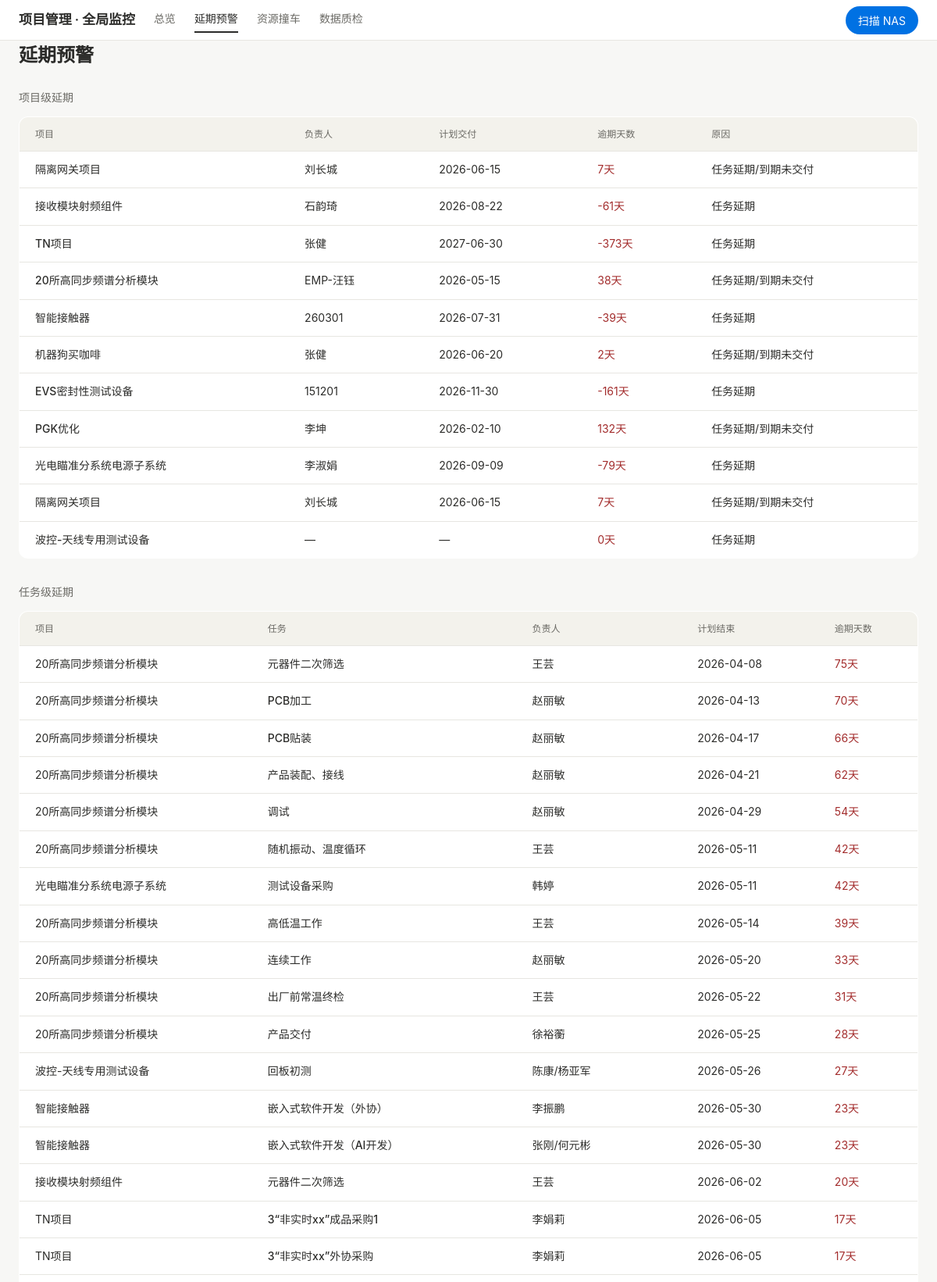
Screenshot of /delay (upper part) with the database file from the repository.
### tables this page shows
CREATE TABLE snapshot (
    biz_id              TEXT NOT NULL,
    snap_date           TEXT NOT NULL,
    project_name        TEXT,
    biz_type            TEXT,
    stage_status        TEXT,
    customer            TEXT,
    customer_industry   TEXT,
    description         TEXT,
    deliverables        TEXT,
    setup_date          TEXT,
    plan_deliver_date   TEXT,
    actual_deliver_date TEXT,
    progress_pct        REAL,
    risk_level          TEXT,
    risk_desc           TEXT,
    current_issue       TEXT,
    contract_status     TEXT,
    contract_no         TEXT,
    contract_amount     REAL,
    invoiced_amount     REAL,
    received_amount     REAL,
    gross_margin_pct    REAL,
    owner_name          TEXT,
    pm_name             TEXT,
    last_update_date    TEXT,
    form_status         TEXT,
    source_filename     TEXT,
    ingested_at         TEXT,
    PRIMARY KEY (biz_id, snap_date)
);

CREATE TABLE snapshot_task (
    biz_id       TEXT NOT NULL,
    snap_date    TEXT NOT NULL,
    row_idx      INTEGER NOT NULL,
    seq          TEXT,
    task_name    TEXT,
    owner        TEXT,
    plan_start   TEXT,
    plan_end     TEXT,
    actual_start TEXT,
    progress_pct REAL,
    status       TEXT,
    note         TEXT,
    PRIMARY KEY (biz_id, snap_date, row_idx)
);

### app/web/routes.py (the view)
@router.get("/delay", response_class=HTMLResponse)
async def delay_page(request: Request):
    db_path = get_db_path()
    projects = get_latest_projects(db_path)
    tasks_by_project: dict[str, list] = {}
    for p in projects:
        detail = get_project_detail(p["biz_id"], db_path)
        tasks_by_project[p["biz_id"]] = detail["tasks"] if detail else []
    today = date.today()
    delayed_proj = get_delayed_projects(projects, tasks_by_project, today)
    delayed_task = get_delayed_tasks(projects, tasks_by_project, today)
    delayed_task.sort(key=lambda x: x["overdue_days"], reverse=True)
    return _render(request, "delay.html", {
        "delayed_projects": delayed_proj,
        "delayed_tasks": delayed_task,
    })

### app/web/templates/delay.html (shortened to what this page needs)
{% extends "base.html" %}
{% block content %}
<h2 class="page-h2">延期预警</h2>
{% if not delayed_projects and not delayed_tasks %}
<div class="card-empty">当前无延期</div>
{% else %}
{% if delayed_projects %}
<div class="mb-8">
  <h3 class="page-h3">项目级延期</h3>
  <table class="card w-full">
    <thead class="table-hdr"><tr><th>项目</th><th>负责人</th><th>计划交付</th><th>逾期天数</th><th>原因</th></tr></thead>
    <tbody class="t14">
    {% for p in delayed_projects %}
    <tr class="table-row cursor-pointer" onclick="location.href='/project/{{ p.biz_id }}'">
      <td class="td-name">{{ p.project_name }}</td>
      <td>{{ p.owner_name or '—' }}</td>
      <td>{{ p.plan_deliver_date or '—' }}</td>
      <td class="fg-danger">{{ p.overdue_days }}天</td>
      <td>{{ p.reasons }}</td>
    </tr>
    {% endfor %}
    </tbody>
  </table>
</div>
{% endif %}
{% if delayed_tasks %}
<div>
  <h3 class="page-h3">任务级延期</h3>
  <table class="card w-full">
    <thead class="table-hdr"><tr><th>项目</th><th>任务</th><th>负责人</th><th>计划结束</th><th>逾期天数</th></tr></thead>
    <tbody class="t14">
    {% for t in delayed_tasks %}
    <tr class="table-row cursor-pointer" onclick="location.href='/project/{{ t.biz_id }}'">
      <td>{{ t.project_name }}</td>
      <td class="td-name">{{ t.task_name }}</td>
      <td>{{ t.owner or '—' }}</td>
      <td>{{ t.plan_end }}</td>
      <td class="fg-danger">{{ t.overdue_days }}天</td>
    </tr>
    {% endfor %}
    </tbody>
  </table>
</div>
{% endif %}
{% endif %}
{% endblock %}

### app/web/static/app.css (style rules this page uses)
:root { --bg: #f7f7f5; --surface: #ffffff; --line: #e7e6e1; --line2: #d6d5cf; --text: #2c2c2a; --text2: #6b6a65; --text3: #9a988f; --danger: #a32d2d; --danger-bg: #fcebeb; --warn: #854f0b; --warn-bg: #faeeda; --ok: #0f6e56; --ok-bg: #e1f5ee; --green: #1d9e75; --amber: #ef9f27; --gray: #b4b2a9; --blue: #0071e3; --blue-link: #0066cc; --radius: 8px; --radius-lg: 12px; --font: -apple-system, BlinkMacSystemFont, "Segoe UI", "PingFang SC", "Microsoft YaHei", sans-serif; }
*, *::before, *::after { box-sizing: border-box; margin: 0; padding: 0; }
body { font-family: var(--font); font-size: 14px; line-height: 1.6; background: var(--bg); color: var(--text); -webkit-font-smoothing: antialiased; }
.t14 { font-size: 14px; }
.fg-danger { color: var(--danger); }
.cursor-pointer { cursor: pointer; }
.mb-8 { margin-bottom: 32px; }
.w-full { width: 100%; }
.card { background: var(--surface); border: 1px solid var(--line); border-radius: var(--radius-lg); overflow: hidden; }
table { border-collapse: collapse; width: 100%; }
.table-hdr th { background: #f3f2ec; color: var(--text2); font-size: 12px; text-align: left; padding: 12px 20px; font-weight: 500; }
.table-row td { border-top: 1px solid var(--line); padding: 12px 20px; font-size: 14px; }
.td-name { font-weight: 500; }
.page-h2 { font-size: 24px; font-weight: 600; margin-bottom: 24px; }
.page-h3 { font-size: 14px; font-weight: 500; color: var(--text2); margin-bottom: 12px; }

### rows the page displays
snapshot: project_name "接收模块射频组件", owner_name "石韵琦", plan_deliver_date "2026-08-22", overdue_days "-61", reasons "任务延期"
snapshot: project_name "TN项目", owner_name "张健", plan_deliver_date "2027-06-30", overdue_days "-373", reasons "任务延期"
snapshot: project_name "20所高同步频谱分析模块", owner_name "EMP-汪钰", plan_deliver_date "2026-05-15", overdue_days "38", reasons "任务延期/到期未交付"
snapshot: project_name "智能接触器", owner_name "260301", plan_deliver_date "2026-07-31", overdue_days "-39", reasons "任务延期"
snapshot: project_name "机器狗买咖啡", owner_name "张健", plan_deliver_date "2026-06-20", overdue_days "2", reasons "任务延期/到期未交付"
snapshot: project_name "EVS密封性测试设备", owner_name "151201", plan_deliver_date "2026-11-30", overdue_days "-161", reasons "任务延期"
snapshot: project_name "PGK优化", owner_name "李坤", plan_deliver_date "2026-02-10", overdue_days "132", reasons "任务延期/到期未交付"
snapshot: project_name "光电瞄准分系统电源子系统", owner_name "李淑娟", plan_deliver_date "2026-09-09", overdue_days "-79", reasons "任务延期"
snapshot: project_name "波控-天线专用测试设备", owner_name "—", plan_deliver_date "—", overdue_days "0", reasons "任务延期"
snapshot_task: project_name "20所高同步频谱分析模块", task_name "元器件二次筛选", owner "王芸", plan_end "2026-04-08", overdue_days "75"
snapshot_task: project_name "20所高同步频谱分析模块", task_name "PCB加工", owner "赵丽敏", plan_end "2026-04-13", overdue_days "70"
snapshot_task: project_name "20所高同步频谱分析模块", task_name "PCB贴装", owner "赵丽敏", plan_end "2026-04-17", overdue_days "66"
snapshot_task: project_name "20所高同步频谱分析模块", task_name "产品装配、接线", owner "赵丽敏", plan_end "2026-04-21", overdue_days "62"
snapshot_task: project_name "20所高同步频谱分析模块", task_name "调试", owner "赵丽敏", plan_end "2026-04-29", overdue_days "54"
snapshot_task: project_name "20所高同步频谱分析模块", task_name "随机振动、温度循环", owner "王芸", plan_end "2026-05-11", overdue_days "42"
snapshot_task: project_name "光电瞄准分系统电源子系统", task_name "测试设备采购", owner "韩婷", plan_end "2026-05-11", overdue_days "42"
snapshot_task: project_name "20所高同步频谱分析模块", task_name "高低温工作", owner "王芸", plan_end "2026-05-14", overdue_days "39"
snapshot_task: project_name "20所高同步频谱分析模块", task_name "连续工作", owner "赵丽敏", plan_end "2026-05-20", overdue_days "33"
snapshot_task: project_name "20所高同步频谱分析模块", task_name "出厂前常温终检", owner "王芸", plan_end "2026-05-22", overdue_days "31"
snapshot_task: project_name "20所高同步频谱分析模块", task_name "产品交付", owner "徐裕蘅", plan_end "2026-05-25", overdue_days "28"
snapshot_task: project_name "波控-天线专用测试设备", task_name "回板初测", owner "陈康/杨亚军", plan_end "2026-05-26", overdue_days "27"
snapshot_task: project_name "智能接触器", task_name "嵌入式软件开发（外协）", owner "李振鹏", plan_end "2026-05-30", overdue_days "23"
snapshot_task: project_name "智能接触器", task_name "嵌入式软件开发（AI开发）", owner "张刚/何元彬", plan_end "2026-05-30", overdue_days "23"
snapshot_task: project_name "接收模块射频组件", task_name "元器件二次筛选", owner "王芸", plan_end "2026-06-02", overdue_days "20"
snapshot_task: project_name "TN项目", task_name "3“非实时xx”成品采购1", owner "李娟莉", plan_end "2026-06-05", overdue_days "17"
snapshot_task: project_name "TN项目", task_name "3“非实时xx”外协采购", owner "李娟莉", plan_end "2026-06-05", overdue_days "17"

### other values shown
{{ p.project_name }} "隔离网关项目" "隔离网关项目"
{{ p.owner_name or '—' }} "刘长城" "刘长城"
{{ p.plan_deliver_date or '—' }} "2026-06-15" "2026-06-15"
{{ p.overdue_days }} "7" "7"
{{ p.reasons }} "任务延期/到期未交付" "任务延期/到期未交付"
